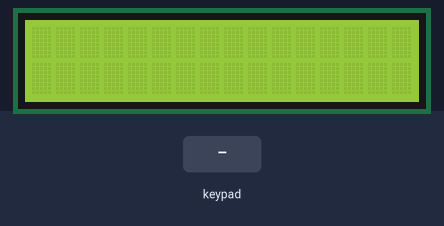
Simulated run of this sketch. Board: Arduino Mega 2560, built with avr-gcc and run on an emulated ATmega2560. Parts: 16×2 character LCD. Inputs (shaded band) come from the test bench. What the sketch prints to the serial monitor is not drawn.

Above: at 1.2 s.
1.3 s: keypad keys 2 2 2 4 2 6 2 8 # pressed 0.4 s apart
At 4.8 s:
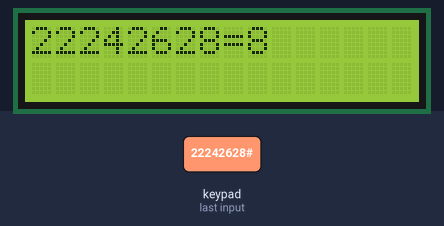
6.4 s: key 'A' pressed
At 7.2 s:
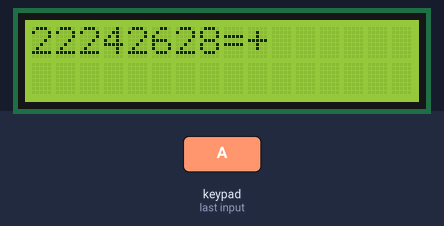
7.9 s: key 'B' pressed
At 8.6 s:
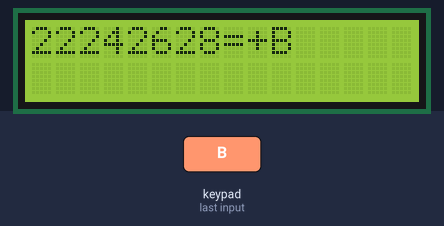
9.4 s: key 'C' pressed
At 9.7 s:
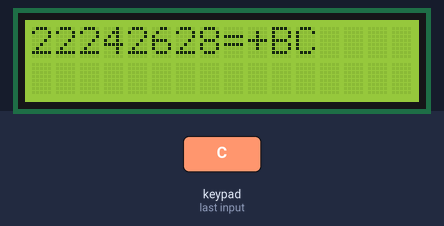
10.9 s: key 'D' pressed
At 12.0 s:
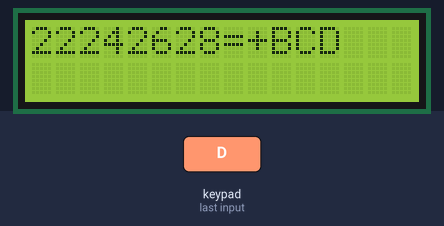
12.4 s: key '#' pressed
At 13.2 s:
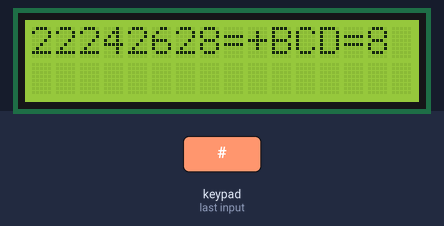
Timing chart, 0 to 14.9 s (numbered marks = the images above; inputs shaded):
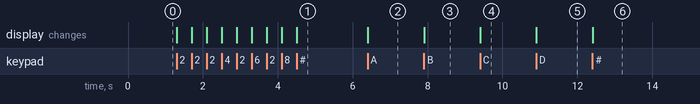

Measured:
- after the input at 1.3 s, the display: first changes at once (image 1 shows a later state)
- after the input at 6.4 s, the display: changes at once (image 2)
- after the input at 7.9 s, the display: changes at once (image 3)
- after the input at 9.4 s, the display: changes at once (image 4)
- after the input at 10.9 s, the display: changes at once (image 5)
- after the input at 12.4 s, the display: changes at once (image 6)

The sketch:

KeypadDisplay3.0.ino
```cpp
#include <Keypad.h>
#include <LiquidCrystal.h>

const byte ROWS = 4;
const byte COLS = 4;

char keys [ROWS][COLS] = {
  {'1','2','3','A'},
  {'4','5','6','B'},
  {'7','8','9','C'},
  {'*','0','#','D'}
};

byte rowPins[ROWS] = { 22, 24, 26, 28 };
byte colPins[COLS] = { 30, 32, 34, 36 };

Keypad kpd = Keypad( makeKeymap(keys), rowPins, colPins, ROWS, COLS );

LiquidCrystal lcd(12, 11, 2, 3, 4, 5);

void setup() {
  lcd.begin(16, 2);
  lcd.clear();
  Serial.begin(9600);
}

int cursorX = 0;
int number1 = 0;
int number2 = 0;
char lastKey = NULL;
int answer = 0;


void loop() {
  char key = kpd.getKey();

  if(key == NULL) {
    return;
  }

  Serial.print("Key pressed: ");
  Serial.print(key);
  Serial.println();

  if(key == '*') {
    cursorX = 0;
    lcd.clear();
    lastKey = NULL;
    return;
  }

  if(key == 'A'){
    lastKey = key;
    lcd.setCursor(cursorX,0);
    cursorX = cursorX + 1;
    lcd.print('+');
    return;
  }
  if(key == '#') {
    lcd.print('=');
    cursorX = cursorX + 1;
    answer = number1 + number2;
    lcd.print(answer);
    return;
  }

  if(lastKey == 'A'){
    String str = String(key);
    number2 = str.toInt();
    Serial.print("number2: ");
    Serial.print(number2);
    Serial.println();
  }
  else {
    String str = String(key);
    number1 = str.toInt();
    Serial.print("number1: ");
    Serial.print(number1);
    Serial.println();
  }
  cursorX = cursorX + 1;
  lcd.print(key);
}
```
